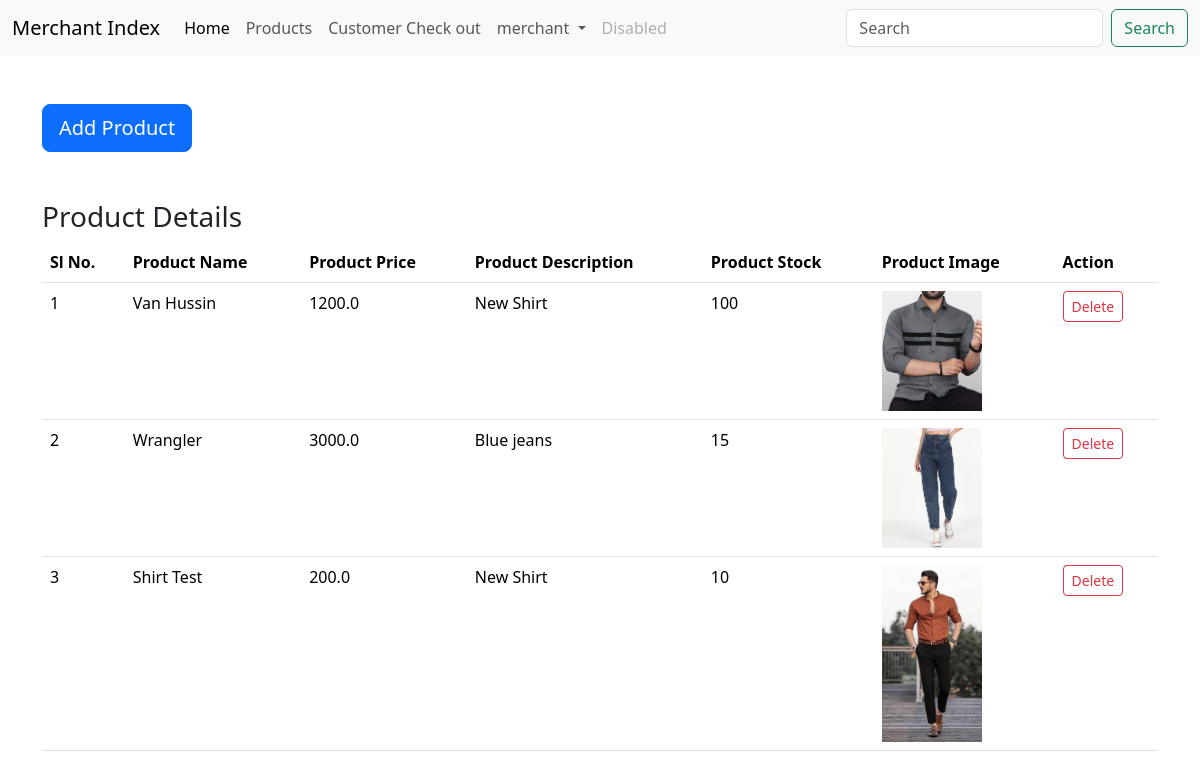
Screenshot of /product/Product_merchant (signed in) with the database file from the repository.
### Product/models.py (models this page shows)
class Products(models.Model):
    Product_Name = models.CharField(max_length=255)
    Product_Price = models.FloatField()
    Product_Discription = models.CharField(max_length=1000)
    Product_Stock = models.IntegerField()
    Stock_trush = models.IntegerField()
    Product_Image = models.FileField(upload_to="product_image")
    user = models.ForeignKey(User, on_delete=models.CASCADE,null=True, blank=True)
    options = (("Mens","Mens"),("Womans","Womans"),("Kids","Kids"))
    Product_Category = models.CharField(max_length=20,choices=options, default="Mens")
    options1 = (("Shirts","Shirts"),("Jeans","Jeans"),("SwimWear","SwimWear"),("Shoes","Shoes"))
    Product_Category_sub = models.CharField(max_length=20,choices=options1,default="Shirts")

### Product/views.py (the view, shortened to what this page needs)
# urls.py: path("Product_merchant",views.Product_merchant,name="Product_merchant"),
def Product_merchant(request):
    form = ProductAddForm()
    product = Products.objects.filter(user = request.user)
    print(product,".......................................")
    context = {
        "form":form,
        "product":product,
    }
    return render(request,"products_merchant.html",context)

### Product/forms.py
class ProductAddForm(ModelForm):
    class Meta:
        model = Products
        fields = ["Product_Name","Product_Price","Product_Category","Product_Category_sub","Product_Discription","Product_Stock","Stock_trush","Product_Image"]
        widgets = {
            "Product_Name":TextInput(attrs={"class":"form-control", "placeholder":"Product Name"}),
            "Product_Price":TextInput(attrs={"class":"form-control", "placeholder":"Product Price", "type":"number"}),
            "Product_Discription":TextInput(attrs={"class":"form-control", "placeholder":"Product Description"}),
            "Product_Stock":TextInput(attrs={"class":"form-control", "placeholder":"Product Stock","type":"number"}),
            "Stock_trush":TextInput(attrs={"class":"form-control", "placeholder":"Product Stock Trusholds","type":"number"}),
            "Product_Category":Select(attrs={"class":"form-control"}),
            "Product_Category_sub":Select(attrs={"class":"form-control"}),
        }

### templates/products_merchant.html (shortened to what this page needs)
{% extends 'merchantindex.html' %}
{% block content %}
<div class="container mt-5">
    <button type="button" class="btn btn-primary btn-lg" data-bs-toggle="modal" data-bs-target="#exampleModal">
        Add Product
      </button>
        <h3 class="mt-5">Product Details</h3>
        <div class="table-container">
          <table class="table table-stripped">
            <tr>
              <th>Sl No.</th>
              <th>Product Name</th>
              <th>Product Price</th>
              <th>Product Description</th>
              <th>Product Stock</th>
              <th>Product Image</th>
              <th>Action</th>
            </tr>
            {% for item in product %}
            <tr>
              <td>{{forloop.counter}}</td>
              <td>{{item.Product_Name}}</td>
              <td>{{item.Product_Price}}</td>
              <td>{{item.Product_Discription}}</td>
              <td>{{item.Product_Stock}}</td>
              <td>
                <img src="{{item.Product_Image.url}}" width="100px" alt="">
              </td>
              <td><a href="{%url 'DeleteProduct' item.id %}" onclick="return confirm('Do you want to Delete item ?')" class="btn btn-outline-danger btn-sm">Delete</a></td>
            </tr>
            {% endfor %}
          </table>
        </div>
</div>
{% endblock %}

### templates/merchantindex.html (shortened to what this page needs)
<!DOCTYPE html>
<html lang="en">
<head>
    <link href="https://cdn.jsdelivr.net/npm/bootstrap@5.3.3/dist/css/bootstrap.min.css" rel="stylesheet">
</head>
<body>
    <nav class="navbar navbar-expand-lg bg-body-tertiary">
        <div class="container-fluid">
          <a class="navbar-brand" href="#">Merchant Index</a>
          <div class="collapse navbar-collapse" id="navbarSupportedContent">
            <ul class="navbar-nav me-auto mb-2 mb-lg-0">
              <li class="nav-item">
                <a class="nav-link active" aria-current="page" href="{%url 'MerchantIndex' %}">Home</a>
              </li>
              <li class="nav-item">
                <a class="nav-link" href="{%url 'Product_merchant' %}" >Products</a>
              </li>
              <li class="nav-item">
                <a class="nav-link" href="{%url 'CustomerCheckOut' %}" >Customer Check out</a>
              </li>
              <li class="nav-item dropdown">
                <a class="nav-link dropdown-toggle" href="#" role="button" data-bs-toggle="dropdown" aria-expanded="false">
                  {{request.user}}
                </a>
              </li>
              <li class="nav-item">
                <a class="nav-link disabled" aria-disabled="true">Disabled</a>
              </li>
            </ul>
            <form class="d-flex" role="search">
              <input class="form-control me-2" type="search" placeholder="Search" aria-label="Search">
              <button class="btn btn-outline-success" type="submit">Search</button>
            </form>
          </div>
        </div>
      </nav>
{% block content %}{% endblock %}
</body>
</html>

### rows the page displays
Products: Product_Name "Van Hussin", Product_Price "1200.0", Product_Discription "New Shirt", Product_Stock "100", Product_Image (picture)
Products: Product_Name "Wrangler", Product_Price "3000.0", Product_Discription "Blue jeans", Product_Stock "15", Product_Image (picture)
Products: Product_Name "Shirt Test", Product_Price "200.0", Product_Discription "New Shirt", Product_Stock "10", Product_Image (picture)

### other values shown
{{ request.user }} "merchant"
